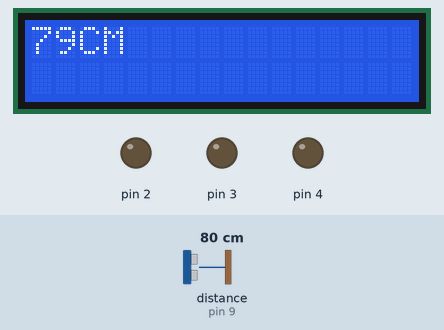
The sketch below on a simulated Arduino Uno, built with avr-gcc and run on an emulated ATmega328P. On the bench: 16×2 character LCD, output pins drawn as LEDs (lit = HIGH). Wiring (inferred from the names in the program): ultrasonic range finder: trigger pin 10; echo pin 9. Inputs (shaded band) come from the test bench; at power-on: distance to the obstacle (sensor on pin 9) 80 cm. The echo pulse lasts 58.3 µs per cm; pins used as bus, display or sensor lines are not drawn; what the sketch prints to the serial monitor is not drawn.

Above: at 2.1 s.
2.2 s: distance to the obstacle (sensor on pin 9) set to 34 cm
At 5.9 s:
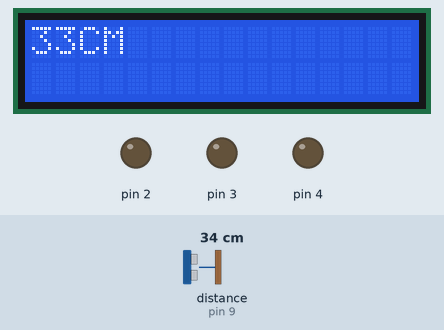
6.7 s: distance to the obstacle (sensor on pin 9) set to 28 cm
At 8.0 s:
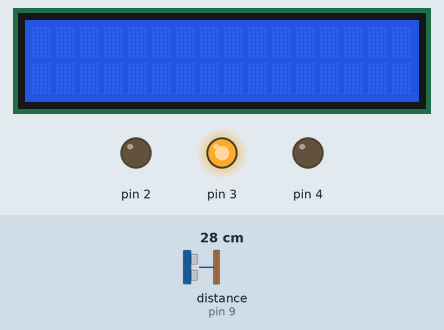
15.3 s: distance to the obstacle (sensor on pin 9) set to 2 cm
At 18.9 s:
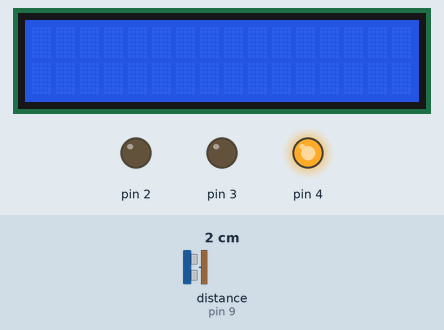
23.1 s: distance to the obstacle (sensor on pin 9) set to 299 cm
At 25.9 s:
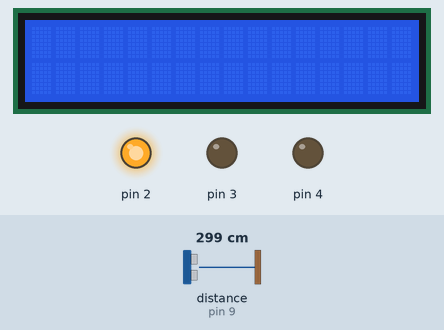
Timing chart, 0 to 27.7 s (numbered marks = the images above; inputs shaded):
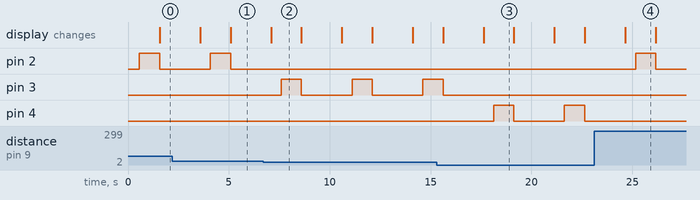

Measured:
- the behaviour switches between 31 and 30 cm on distance to the obstacle (sensor on pin 9) (found by bisection; images 1 and 2)
- after the input at 2.2 s, the display: first differs from a run without the input after 2.9 s (image 1)
- after the input at 6.7 s, pin 2: stops changing and stays LOW; pin 3: alternates HIGH for 1.0 s and LOW for 2.5 s, starting after 0.89 s
- after the input at 15.3 s, pin 3: goes on until 15.6 s, then stays LOW; pin 4: alternates HIGH for 1.0 s and LOW for 2.5 s, starting after 2.8 s
- after the input at 23.1 s, pin 2: LOW → HIGH after 2.1 s, → LOW 1.0 s later; pin 4: stays LOW (without the input it goes to HIGH after 2.0 s)
- what the display in image 2 shows lasts 1.5 s, from 7.1 s to 8.6 s

The sketch:

MesafeAlgilamaSensoru.ino
```cpp
#include <LiquidCrystal_I2C.h>

LiquidCrystal_I2C lcd(0x27, 16, 2);

int trigpin = 10, echopin = 9;
long uzaklik, sure;
void setup(){
  pinMode(trigpin, OUTPUT);
  pinMode(echopin, INPUT);
  pinMode(2, OUTPUT);
  pinMode(3, OUTPUT);
  pinMode(4, OUTPUT);
  Serial.begin(9600);
  lcd.init();
  lcd.backlight();

}
void loop(){
  digitalWrite(trigpin, LOW);
  delayMicroseconds(2);
  digitalWrite(trigpin, HIGH);
  delayMicroseconds(10);
  digitalWrite(trigpin, LOW);
  sure = pulseIn(echopin, HIGH);
  uzaklik = sure/2/29.154;

  Serial.print("Mesafe: ");
  Serial.print(uzaklik);
  Serial.println(" CM");
  delay(500);
  if (uzaklik >= 30)
  {
    digitalWrite(2, HIGH);
    delay(1000);
    digitalWrite(2, LOW);
    delay(1);
  }
  else if (uzaklik < 30 && uzaklik > 15)
  {
    digitalWrite(3, HIGH);
    delay(1000);
    digitalWrite(3, LOW);
    delay(1);
  }
  else
  {
    digitalWrite(4, HIGH);
    delay(1000);
    digitalWrite(4, LOW);
    delay(1);
  }
  lcd.setCursor(0, 0);
  lcd.print(uzaklik);
  lcd.print("CM");
  delay(2000);
  lcd.clear();
}
```
